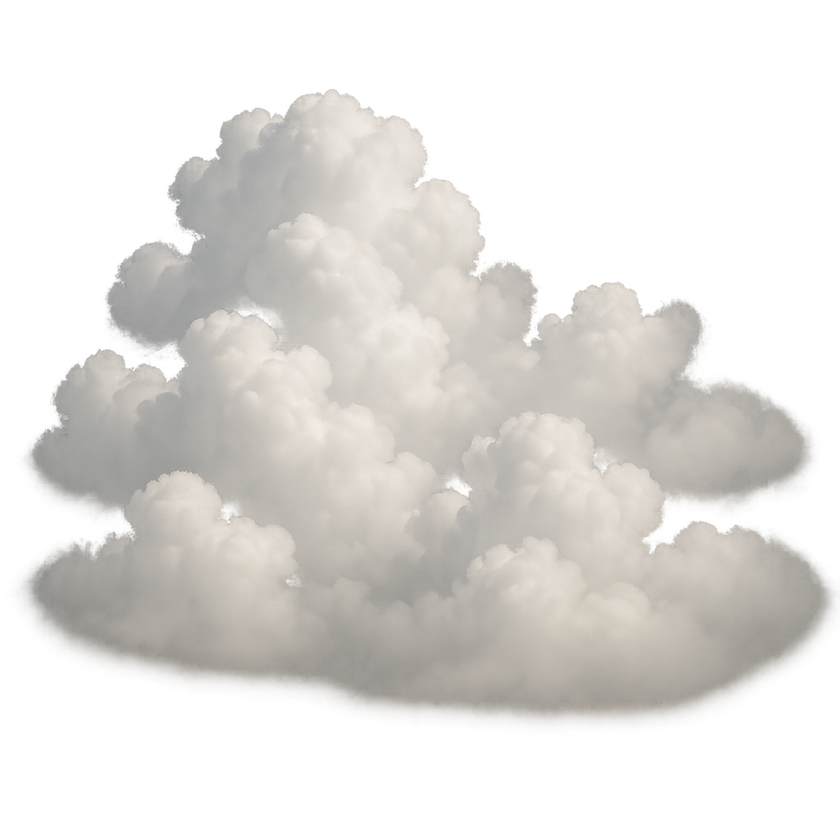
#> input picture Resources/Weather/weather-clouds.png, 840 x 840 px, shrunk from 1024 x 1024 before the run
$ python -i gen-weather-assets.py   (imports and definitions only)
#> lines starting #> are read from the running program, lines starting #| are printed output that depends on the picture
#!/usr/bin/env python3
"""Generate realistic weather art with OpenAI image models.

Stage 1: gpt-image-1 with background=transparent (true alpha PNGs).
Stage 2 (fallback): gpt-image-2 on a pure black plate, then chroma-key
the black to alpha (Pillow) — the plate disappears, only the lit pixels
remain, composited as plain images (no blend modes in the app).

The key is loaded from ~/.claude/vision-openai/.env and never printed —
it only travels to the OpenAI Images API. Output lands in
Resources/Weather/ as alpha PNGs, bundled by make-app.sh.

Usage: python3 Scripts/gen-weather-assets.py [sun|clouds|all]
"""
import base64
import json
import os
import ssl
import sys
import urllib.request

try:
    import certifi
    SSL_CONTEXT = ssl.create_default_context(cafile=certifi.where())
except ImportError:
    SSL_CONTEXT = ssl.create_default_context()

OUT_DIR = os.path.join(os.path.dirname(__file__), "..", "Resources", "Weather")

PROMPTS = {
    "sun": (
        "Photorealistic sun, bright warm yellow-white core with soft atmospheric "
        "glow and a delicate lens flare, on a fully transparent background, glow "
        "fading smoothly to full transparency at the edges, centered, no clouds, "
        "no horizon, high dynamic range, subtle, natural"
    ),
    "clouds": (
        "Photorealistic volumetric cumulus clouds, soft white puffy clouds with "
        "realistic shading and depth, on a fully transparent background, no sky, "
        "no ground, soft natural daylight, clouds fading to full transparency at "
        "the edges"
    ),
}

BLACK_PLATE_PROMPTS = {
    name: p.replace("on a fully transparent background", "on a pure black background")
    .replace("fading smoothly to full transparency at the edges", "fading smoothly into the black at the edges")
    .replace("fading to full transparency at the edges", "fading into the black at the edges")
    for name, p in PROMPTS.items()
}


# [31 lines left out: functions load_key, call_images_api, not called in this run]


def chroma_key_black(src: str, dst: str) -> None:
    """Black plate -> alpha: luminance ramps 0..255 so only lit pixels stay."""
#> called with src = '../Resources/Weather/weather-clouds.png', dst = 'out.png'
    from PIL import Image

    img = Image.open(src).convert("RGBA")
#> img is the input picture: PIL image 840x840 RGBA; mean R, G, B, A 99.1, 96.9, 93.3, 117
    lum = img.convert("L")
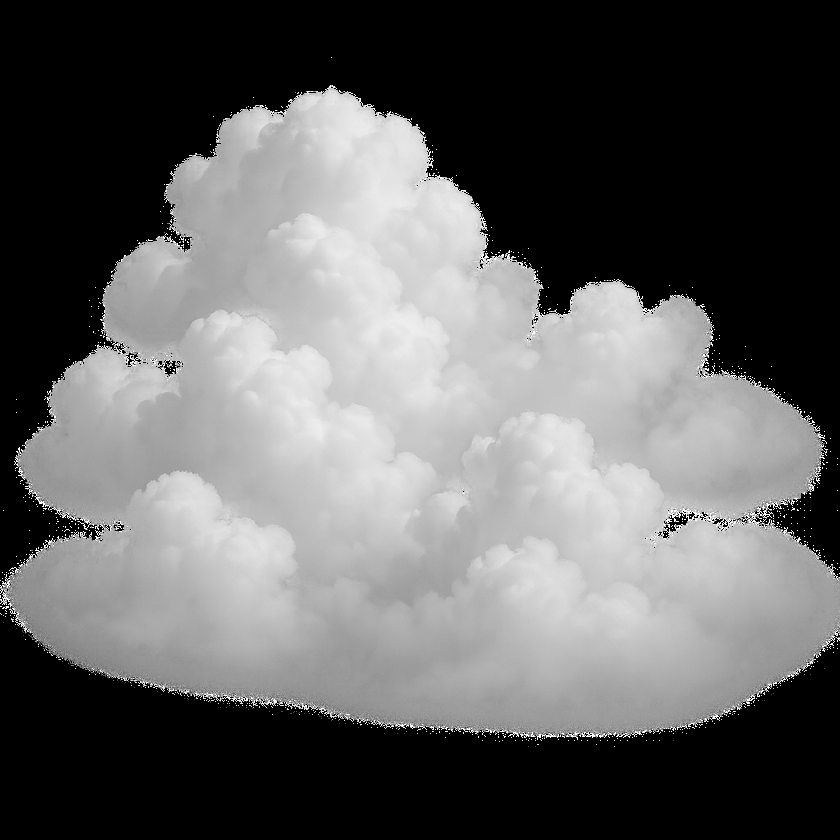
#> lum: PIL image 840x840 L; min 0, max 255, mean 97.1
    # v < 24: transparent plate; v >= 109: fully opaque; linear ramp between.
    alpha = lum.point(lambda v: 0 if v < 24 else min(255, (v - 24) * 3))
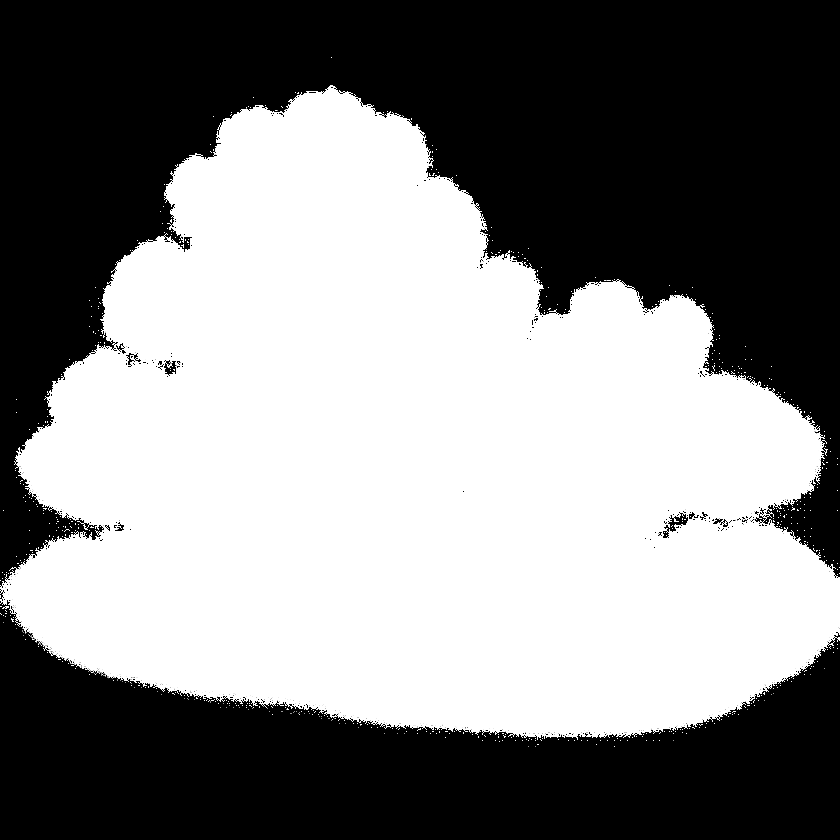
#> alpha: PIL image 840x840 L; min 0, max 255, mean 131.8
    img.putalpha(alpha)
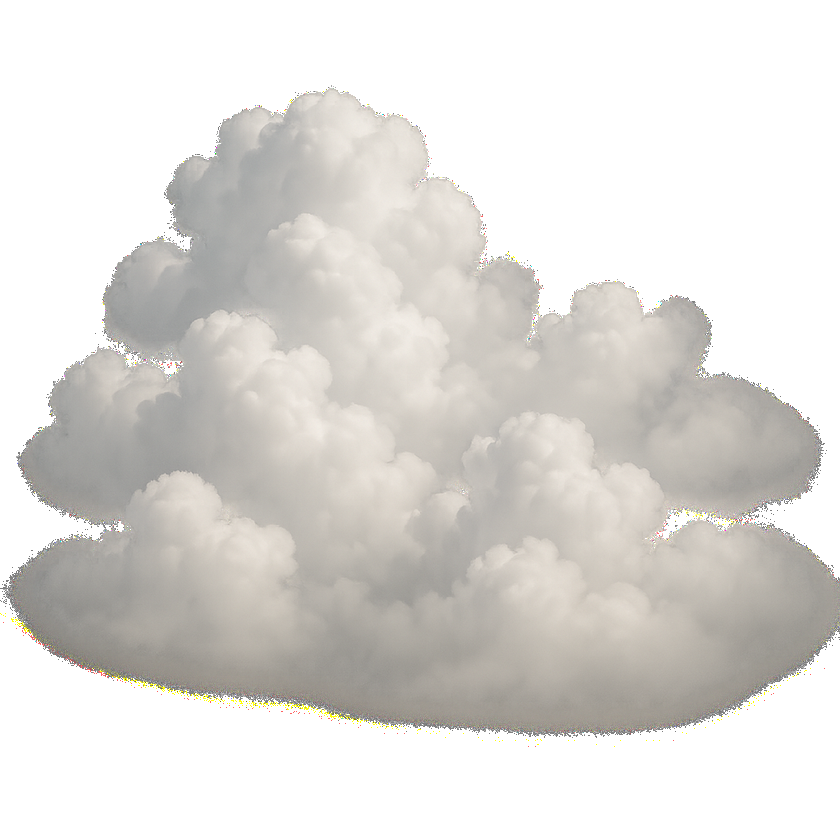
#> img: PIL image 840x840 RGBA; mean R, G, B, A 99.1, 96.9, 93.3, 131.8; transparent parts drawn white
    img.save(dst)
    print(f"    chroma-key -> {dst}")


# [42 lines left out: function generate, not called in this run]


# [6 lines not run here, left out]

>>> result = chroma_key_black('../Resources/Weather/weather-clouds.png', 'out.png')
